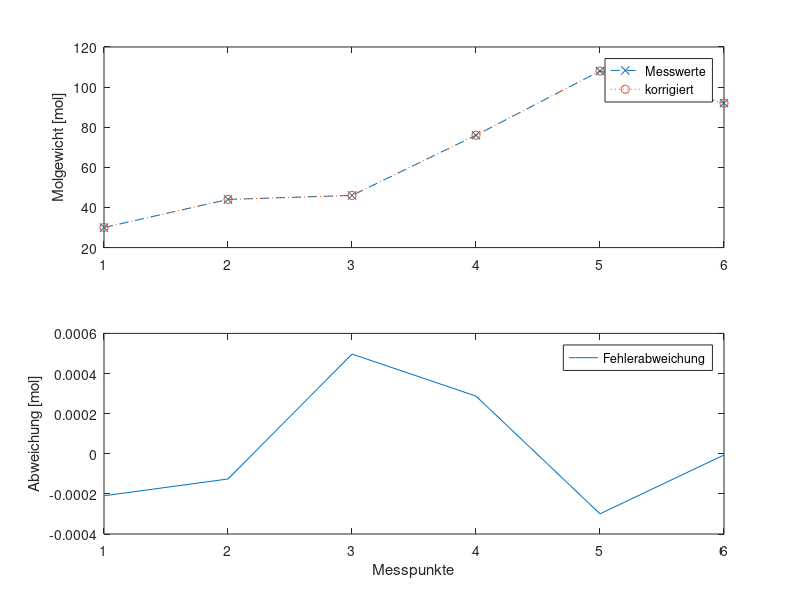

Write the MATLAB code that produced this figure.
%4.1
clear all;
clc;
%Messwerte 
b=[ 30.006 ; 44.013 ; 46.006 ;  76.012 ;  108.010;   92.011]; %[mol]
A=[1,1;
    2,1;
    1,2;
    2,3;
    2,5;
   2,4];%[N,O;..]

x=A \ b;

%korrigierte Messwerte
bcor = A(:,1) .* x(1) + A(:,2).*x(2);
hold on;

%besser surf zum Ploten

%h0old off;
%surf(A,b);
%hold off;
%surf(A,bcor);

%Messabweichungen
mdist=(b-bcor);
hold off;
subplot(2,1,1);
plot(b,'--x');
hold on;
plot (bcor,':o');
ylabel('Molgewicht [mol]'); 
legend('Messwerte','korrigiert');
subplot (2,1,2);
plot(mdist);
legend('Fehlerabweichung')

xlabel('Messpunkte'); 
ylabel('Abweichung [mol]'); 


